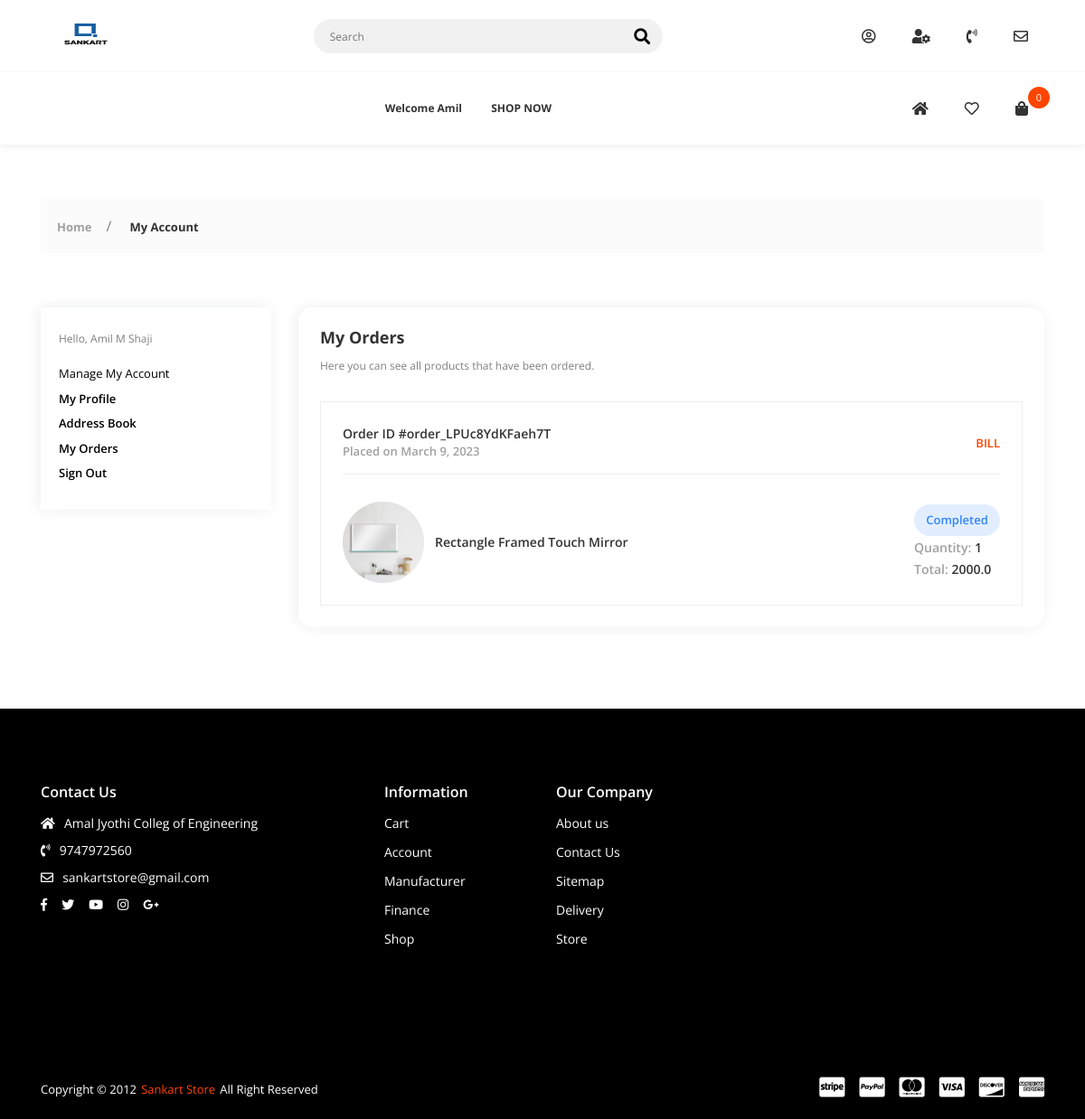
The page /my_orders/ (signed in) on the database as committed earlier.
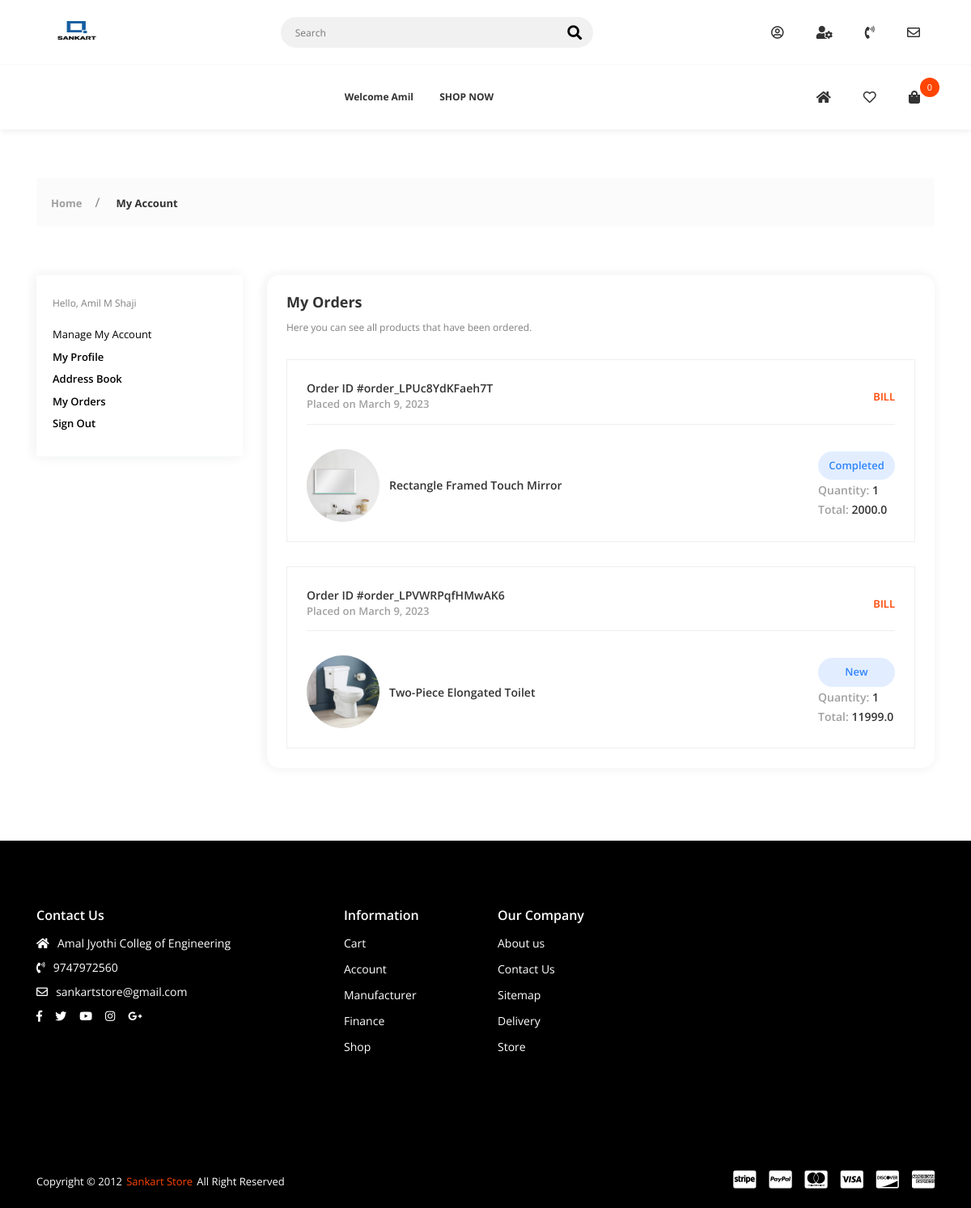
The same page on the database as committed later.
### orders/models.py (models this page shows, shortened)
class OrderPlaced(models.Model):
    MONTH_CHOICES = (
        (1, 'January'),
        (2, 'February'),
        (3, 'March'),
        (4, 'April'),
        (5, 'May'),
        (6, 'June'),
        (7, 'July'),
        (8, 'August'),
        (9, 'September'),
        (10, 'October'),
        (11, 'November'),
        (12, 'December'),
    )
    STATUS = (
        ('New', 'New'),
        ('Accepted', 'Accepted'),
        ('Completed', 'Completed'),
        ('Cancelled', 'Cancelled'),
    )
    user = models.ForeignKey(Account, on_delete=models.SET_NULL, null=True)
    customer = models.ForeignKey(Address_Book,on_delete=models.SET_NULL, null=True,default=1)
    payment = models.ForeignKey(Payment, on_delete=models.SET_NULL, null=True, blank=True)
    product = models.ForeignKey(Product, on_delete=models.CASCADE)
    quantity = models.IntegerField(default=1)
    status = models.CharField(max_length=10, choices=STATUS, default='New')
    is_ordered = models.BooleanField(default=False)
    ordered_date = models.DateField(auto_now_add=True)
    updated_at = models.DateTimeField(auto_now=True)

class Payment(models.Model):
    user = models.ForeignKey(Account, on_delete=models.CASCADE)
    amount = models.FloatField(blank=True,null=True)
    razorpay_order_id = models.CharField(max_length=100,blank=True,null=True)
    razorpay_payment_id = models.CharField(max_length=100,blank=True,null=True)
    razorpay_payment_status = models.CharField(max_length=100,blank=True,null=True)
    created_at = models.DateTimeField(auto_now_add=True)
    customer = models.ForeignKey(Address_Book,on_delete=models.SET_NULL, null=True,default=1)
    paid = models.BooleanField(default=False)

### shop_app/models.py (models this page shows, shortened)
class Product(models.Model):
    product_name = models.CharField(max_length=200, unique=True)
    slug = models.SlugField(max_length=200, unique=True)
    description = models.TextField(max_length=500, blank=True)
    price = models.IntegerField()
    images = models.ImageField(upload_to='photos/product')
    display = models.ImageField(upload_to='photos/display',default="a3.png")
    display2 = models.ImageField(upload_to='photos/display', default="a3.png")
    display3 = models.ImageField(upload_to='photos/display', default="a3.png")
    stock = models.IntegerField()
    color = models.ForeignKey(Color, on_delete=models.CASCADE,null=True, blank=True)
    brand = models.ForeignKey(Brand, on_delete=models.CASCADE,null=True, blank=True)
    design = models.ForeignKey(Design, on_delete=models.CASCADE,null=True, blank=True)
    dimensions = models.ForeignKey(Dimensions, on_delete=models.CASCADE,null=True, blank=True)
    is_available = models.BooleanField(default=True)
    is_featured = models.BooleanField(default=False)
    category = models.ForeignKey(Category, on_delete=models.CASCADE)
    created_date = models.DateField(auto_now_add=True)
    modified_date = models.DateField(auto_now=True)
    def get_url(self):
        return reverse('product_detail', args=[self.category.slug, self.slug])

### User_Dashboard/views.py (the view)
# urls.py: path('my_orders/', views.my_orders, name='my_orders'),
@login_required(login_url='login')
def my_orders(request):
    orders = OrderPlaced.objects.filter(
        user=request.user, is_ordered=True).order_by('ordered_date')
    context = {
        'orders': orders,
    }
    return render(request, 'dashboard/dash-my-order.html', context)

### cart/context_processors.py (called while the page is built)
def counter(request):
    cart_count = 0
    if 'admin' in request.path:
        return {}
    else:
        try:
            cart = Cart.objects.filter(cart_id=_cart_id(request))
            if request.user.is_authenticated:
                cart_items = CartItem.objects.all().filter(user=request.user)
            else:
                cart_items = CartItem.objects.all().filter(cart=cart[:1])
            for cart_item in cart_items:
                cart_count += cart_item.quantity
        except Cart.DoesNotExist:
            cart_count = 0
    return dict(cart_count=cart_count)

### cart/views.py (called while the page is built)
def _cart_id(request):
    cart = request.session.session_key
    if not cart:
        cart = request.session.create()
    return cart

### shop_app/context_processors.py (called while the page is built)
def menu_links(request):
    links = Category.objects.all()
    return dict(links=links)

### wishlist/views.py (called while the page is built)
def _wishlist_id(request):
    wishlist = request.session.session_key
    if not wishlist:
        wishlist = request.session.create()
    return wishlist

### templates/dashboard/dash-my-order.html (shortened to what the changed rows need)
{% extends 'base.html' %}
{% load static %}
{% block content %}
        <div class="app-content">
            <div class="u-s-p-b-60">
                <div class="section__content">
                    <div class="dash">
                        <div class="container">
                            <div class="row">
                                <div class="col-lg-9 col-md-12">
                                    <div class="dash__box dash__box--shadow dash__box--radius dash__box--bg-white u-s-m-b-30">
                                        <div class="dash__pad-2">
                                            <h1 class="dash__h1 u-s-m-b-14">My Orders</h1>
                                            <div class="m-order__list">
                                                {% for order in orders %}
                                                <div class="m-order__get">
                                                    <div class="manage-o__header u-s-m-b-30">
                                                        <div class="dash-l-r">
                                                            <div>
                                                                <div class="manage-o__text-2 u-c-secondary">Order ID #{{order.payment.razorpay_order_id}}</div>
                                                                <div class="manage-o__text u-c-silver">Placed on {{order.ordered_date}}</div>
                                                            </div>
                                                            <div>
                                                                <div class="dash__link dash__link--brand">
                                                                    <a href="{% url 'pdf' order.id %}">BILL</a>
                                                                </div>
                                                            </div>
                                                        </div>
                                                    </div>
                                                    <div class="manage-o__description">
                                                        <div class="description__container">
                                                            <div class="description__img-wrap">
                                                               <a href="{{order.product.get_url}}"> <img class="u-img-fluid" src="{{order.product.images.url}}" alt=""></a></div>
                                                            <a href="{{order.product.get_url}}"><div class="description-title">{{order.product.product_name}}</div></a>
                                                        </div>
                                                        <div class="description__info-wrap">
                                                            <div>
                                                                <span class="manage-o__badge badge--processing">{{order.status}}</span></div>
                                                            <div>
                                                                <span class="manage-o__text-2 u-c-silver">Quantity:
                                                                    <span class="manage-o__text-2 u-c-secondary">{{order.quantity}}</span></span></div>
                                                            <div>
                                                                <span class="manage-o__text-2 u-c-silver">Total:
                                                                    <span class="manage-o__text-2 u-c-secondary">{{order.payment.amount}}</span></span></div>
                                                        </div>
                                                    </div>
                                                </div>
                                                {% endfor %}
                                            </div>
                                        </div>
                                    </div>
                                </div>
                            </div>
                        </div>
                    </div>
                </div>
            </div>
        </div>
{% endblock %}

Rows that differ between the two databases and show on the page:
added OrderPlaced: payment.razorpay_order_id "order_LPVWRPqfHMwAK6", ordered_date "March 9, 2023", product.images (picture), product.product_name "Two-Piece Elongated Toilet", status "New", quantity "1", payment.amount "11999.0"
